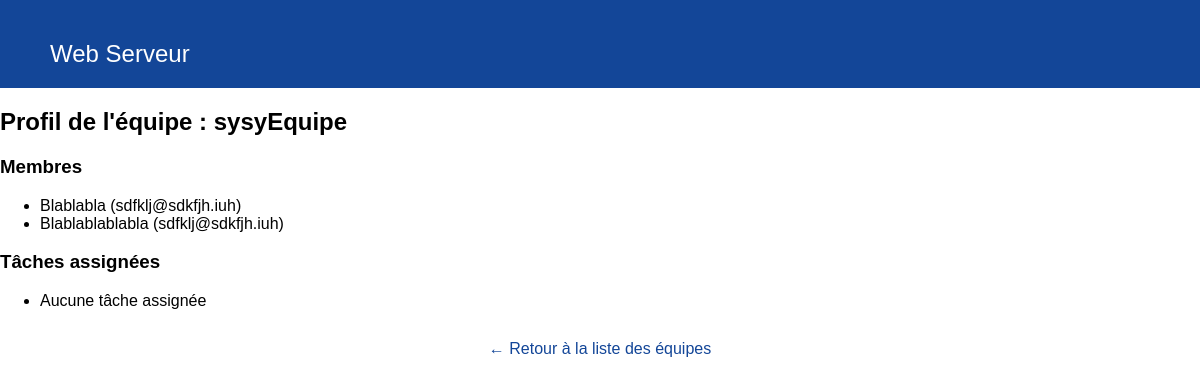
Before: /team/1/ (signed in) with the older database file.
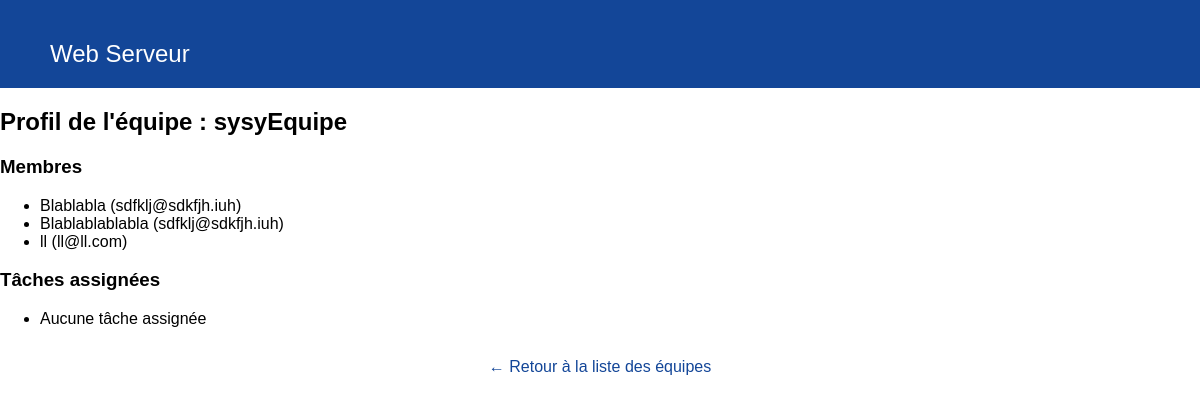
After: the same page with the newer database file.
### tasks/models.py (models this page shows)
class User(AbstractUser):
    USERNAME_FIELD='username'
    description = models.CharField(max_length=200)

### tasks/views.py (the view)
# urls.py: path('team/<int:team_id>/',views.team_profile_view, name='teamProfile')
@login_required
def team_profile_view(request, team_id):
    team = get_object_or_404(Team, id=team_id)
    tasks = team.task_list.all()
    members = team.members.all()
    return render(request, 'tasks/team_profile.html', {'team': team, 'tasks': tasks, 'members': members})

### tasks/templates/tasks/team_profile.html (shortened to what this page needs)
<!DOCTYPE html>
<html lang="fr">
<head>
    {% load static %}
    <link rel="stylesheet" href="{% static 'styles.css' %}">
</head>
<body>
    <nav class="navbar">
        <div class="navbar-left">
            <div class="navbar-right">
                <a href="{% url 'home' %}">Web Serveur</a>
            </div>
        </div>
    </nav>
{% block content %}
  <h2>Profil de l'équipe : {{ team.name }}</h2>
  <h3>Membres</h3>
  <ul>
    {% for member in members %}
      <li>{{ member.username }} ({{ member.email }})</li>
    {% empty %}
      <li>Aucun membre</li>
    {% endfor %}
  </ul>
  <h3>Tâches assignées</h3>
  <ul>
    {% for task in tasks %}
      <li>{{ task.title }} - {{ task.statut }}</li>
    {% empty %}
      <li>Aucune tâche assignée</li>
    {% endfor %}
  </ul>
  <a class="btn" href="{% url 'listTeam' %}">← Retour à la liste des équipes</a>
{% endblock %}

Changed rows visible on the page:
added User: username "ll", email "ll@ll.com"
